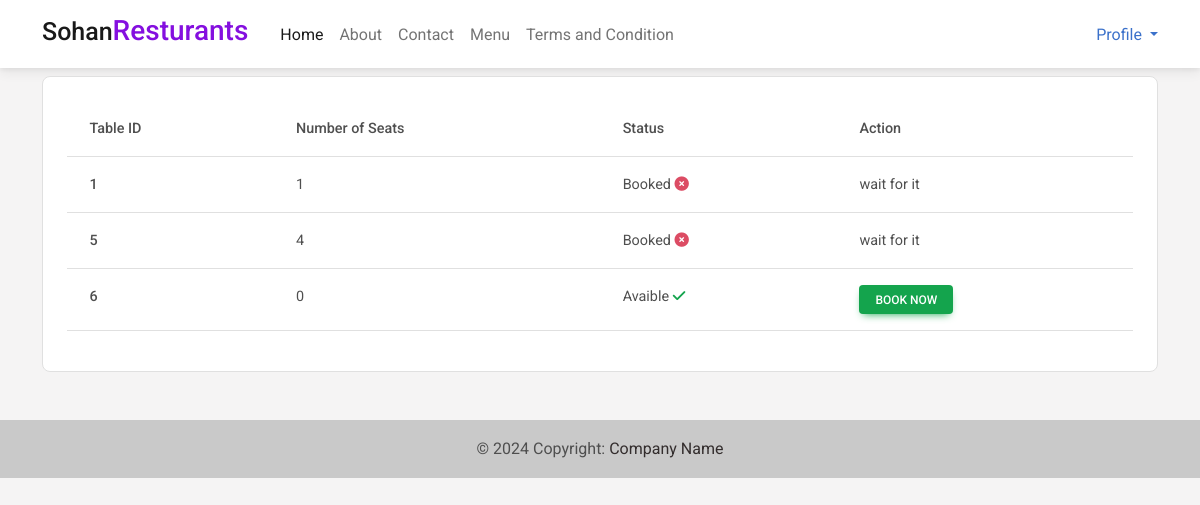
/tables/1/, run on the app's committed database.
### app/models.py (models this page shows)
class table(models.Model):
    restaurant = models.ForeignKey(restaurant, on_delete=models.CASCADE,default=1)
    seats = models.IntegerField(default=0)
    booking_status = models.BooleanField(default=False)

### app/views.py (the view)
# urls.py: path("tables/<int:id>/",views.tables,name="tables"),
def tables(request,id):
    rest = restaurant.objects.get(id=id)
    tables = table.objects.filter(restaurant=rest)
    context = {
        "rest" : rest,
        "tables" : tables
    }
    return render(request,"app/tables.html",context)

### app/templates/app/tables.html
{% extends "basic.html" %}
{% block content %}
<div class="container">
    <div class="card shadow-0 border p-md-4 p-2 mt-2">
        <table class="table">
            <thead>
              <tr>
                <th scope="col">Table ID</th>
                <th scope="col">Number of Seats</th>
                <th scope="col">Status</th>
                <th scope="col">Action</th>
              </tr>
            </thead>
            <tbody>
                {% if tables %}
                {% for t in tables %}
                <tr>
                    <th scope="row">{{t.id}}</th>
                    <td>{{t.seats}}</td>
                    {% if t.booking_status == False %}
                    <td>Avaible <i class="fas fa-check text-success"></i></td>
                    <td><a href="/booknow/{{rest.id}}/{{t.id}}/" class="btn btn-sm btn-success">Book Now</a></td>
                    {% else %}
                    <td>Booked <i class="fas fa-circle-xmark text-danger"></i></td>
                    <td>wait for it</td>
                    {% endif %}
                  </tr>
                  {% endfor %}
                {% else %}
                No data found!
                {% endif %}
            </tbody>
          </table>
    </div>
</div>
{% endblock content %}

### data on the page
table: id "1", seats "1", booking_status "Booked"
table: id "5", seats "4", booking_status "Booked"
table: id "6", seats "0"
